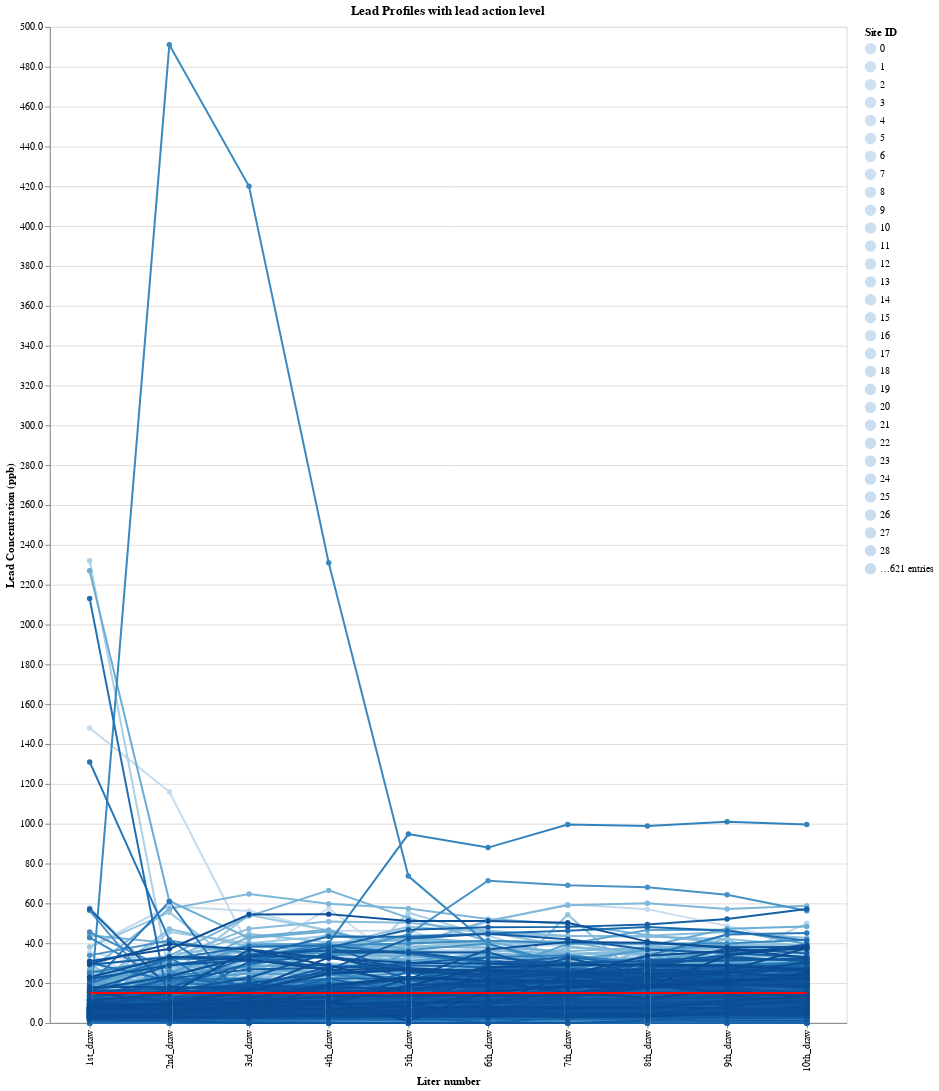

Notebook code cell kept with this figure:
### Markdown cell above
Visualizing the lead concentration of each liter at every site shows that there is a huge variation. Even with that huge variation, we can see that there are some sites with very, very high lead levels.

### Code cell
alt.data_transformers.enable('default')
alt.data_transformers.disable_max_rows()

indexed_sampling = chicago_sampling.copy()
indexed_sampling['id'] = indexed_sampling.index



df= pd.melt(indexed_sampling,
           id_vars=['id'],
           value_vars=num_cols,
           var_name = 'draw_#',
           value_name = 'lead_concentration')

base = alt.Chart(df, width=800, height=1000, title='Lead Profiles with lead action level').mark_line(point=True).encode(
    x=alt.X('draw_#:O',sort=num_cols, title='Liter number'),
    y=alt.Y('lead_concentration', axis=alt.Axis(format='.1f'),title='Lead Concentration (ppb)'),
    color=alt.Color('id:O', title='Site ID')
)

dummy = pd.DataFrame([{'draw_#': draw,'lead_concentration': 15} for draw in num_cols])

line = alt.Chart(dummy).mark_line(color='red').encode(
    x=alt.X('draw_#:O',sort=num_cols),
    y=alt.Y('lead_concentration'),
)

base+line

### Figure 1 — Vega-Lite specification as saved in the notebook (floating-point values rounded to 4 significant figures; data arrays with more than 128 entries replaced by an {"elided": "..."} marker saying what was removed)
{"config": {"view": {"continuousWidth": 400, "continuousHeight": 300}}, "layer": [{"data": {"name": "data-a352c6df3a8d5a610be6ed553bc8a8ee"}, "mark": {"type": "line", "point": true}, "encoding": {"color": {"type": "ordinal", "field": "id", "title": "Site ID"}, "x": {"type": "ordinal", "field": "draw_#", "sort": ["1st_draw", "2nd_draw", "3rd_draw", "4th_draw", "5th_draw", "6th_draw", "7th_draw", "8th_draw", "9th_draw", "10th_draw"], "title": "Liter number"}, "y": {"type": "quantitative", "axis": {"format": ".1f"}, "field": "lead_concentration", "title": "Lead Concentration (ppb)"}}, "height": 1000, "title": "Lead Profiles with lead action level", "width": 800}, {"data": {"name": "data-7fcc0b7f605bafce6606eb761830a814"}, "mark": {"type": "line", "color": "red"}, "encoding": {"x": {"type": "ordinal", "field": "draw_#", "sort": ["1st_draw", "2nd_draw", "3rd_draw", "4th_draw", "5th_draw", "6th_draw", "7th_draw", "8th_draw", "9th_draw", "10th_draw"]}, "y": {"type": "quantitative", "field": "lead_concentration"}}}], "$schema": "https://vega.github.io/schema/vega-lite/v4.8.1.json", "datasets": {"data-a352c6df3a8d5a610be6ed553bc8a8ee": {"elided": "6500 records"}, "data-7fcc0b7f605bafce6606eb761830a814": [{"draw_#": "1st_draw", "lead_concentration": 15}, {"draw_#": "2nd_draw", "lead_concentration": 15}, {"draw_#": "3rd_draw", "lead_concentration": 15}, {"draw_#": "4th_draw", "lead_concentration": 15}, {"draw_#": "5th_draw", "lead_concentration": 15}, {"draw_#": "6th_draw", "lead_concentration": 15}, {"draw_#": "7th_draw", "lead_concentration": 15}, {"draw_#": "8th_draw", "lead_concentration": 15}, {"draw_#": "9th_draw", "lead_concentration": 15}, {"draw_#": "10th_draw", "lead_concentration": 15}]}}
